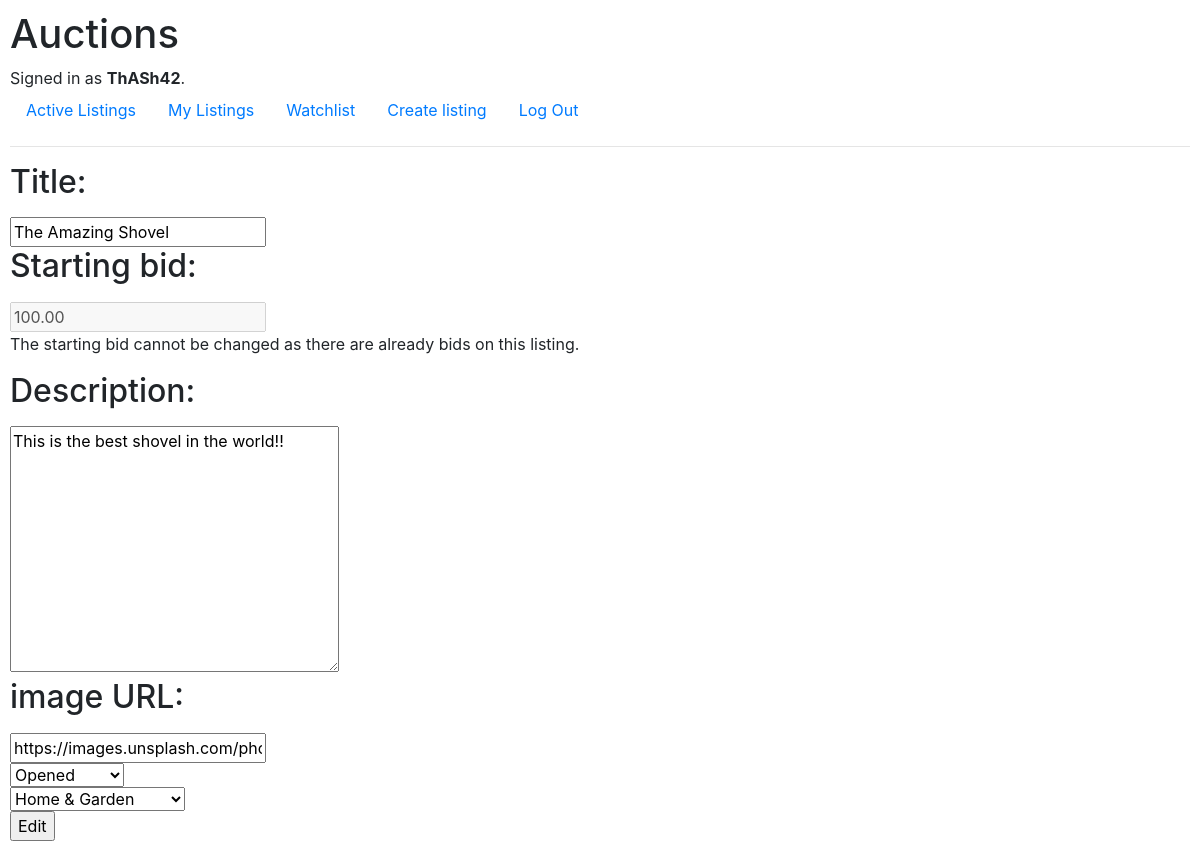
The page /1/listing_edit (signed in) on the database as committed earlier.
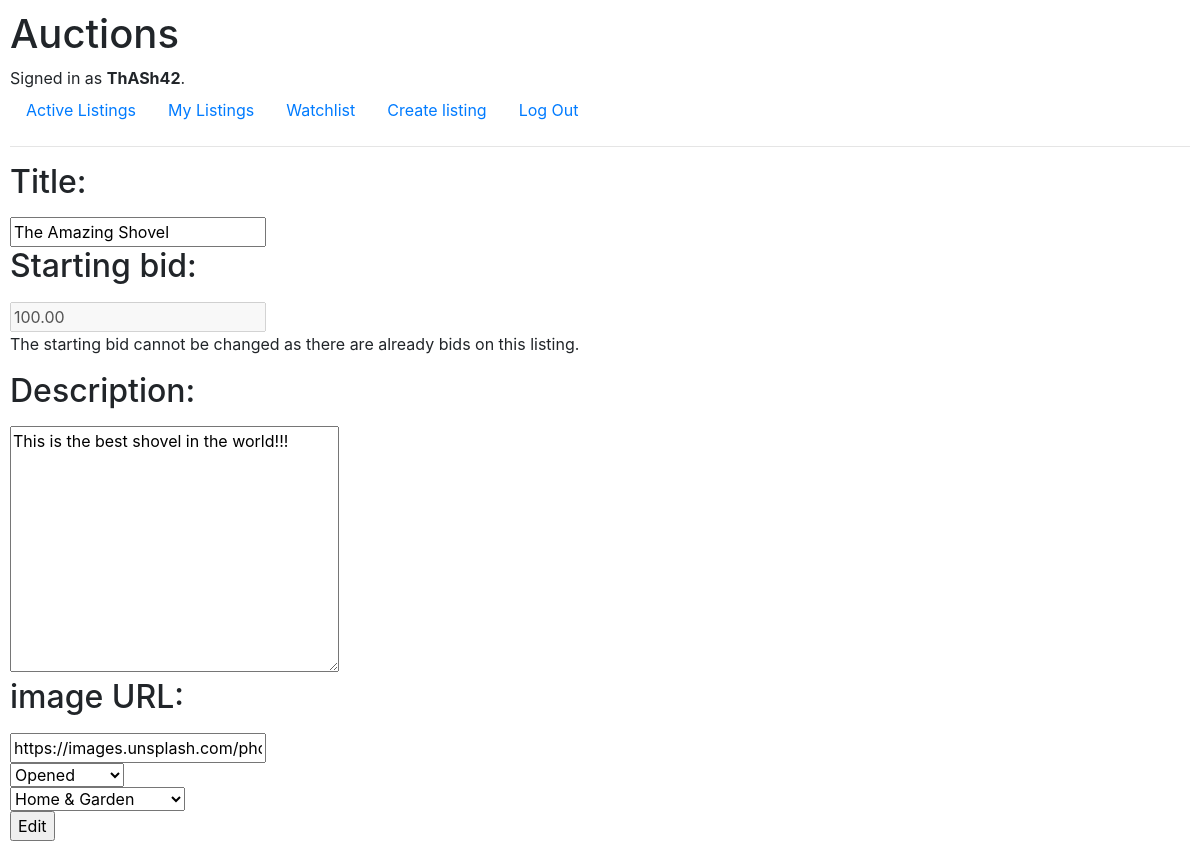
The same page on the database as committed later.
### auctions/models.py (models this page shows, shortened)
class Listing(models.Model):
    owner = models.ForeignKey(User, on_delete=models.CASCADE, related_name="owner")
    title = models.CharField(max_length=64)
    description = models.TextField()
    start_bid = models.DecimalField(max_digits=20, decimal_places=2)
    image = models.URLField(max_length=256)
    bids = models.ManyToManyField(Bid, blank=True, related_name="bids")
    time = models.OneToOneField(Time, on_delete=models.SET_NULL, null=True)
    condition = models.CharField(
        max_length=16, null=True, choices=CONDITION_CHOICES
    )
    category = models.CharField(
        max_length=32, default=None, null=True, blank=True, choices=CATEGORY_CHOICES
    )
    active_status = models.CharField(
        max_length=16, default="active", choices=STATUS_CHOICES
    )
    watchlist = models.ManyToManyField(User, blank=True, related_name="watching_users")
    comments = models.ManyToManyField(Comment, blank=True, related_name="comments")
    winner = models.OneToOneField(
        User, on_delete=models.SET_NULL, blank=True, null=True, default=None
    )

### auctions/views.py (the view, shortened to what this page needs)
# urls.py: path("<int:listing_id>/listing_edit", views.listing_edit, name="listing_edit"),
@login_required
def listing_edit(request, listing_id):
    listing = Listing.objects.get(pk=listing_id)
    if listing.owner != request.user:
        return HttpResponse("You are not authorized to edit this listing.")
    if request.method == "GET":
        return render(request, "auctions/listing_edit.html", {
            "conditions": CONDITION_CHOICES,
            "categories": CATEGORY_CHOICES,
            "listing": listing,
        })

### auctions/templates/auctions/listing_edit.html
{% extends 'auctions/layout.html' %}
{% block body %}
    <form action="{% url 'listing_edit' listing.id %}" method="POST">
        {% include "auctions/listing_input.html" %}
        <input type="submit" value="Edit">
    </form>
{% endblock body %}

### auctions/templates/auctions/listing_input.html (shortened to what this page needs)
<div>
    <h2><label for="listing-input-title">Title:</label></h2>
    <input name="title" value="{{ listing.title }}" id="listing-input-title" type="text" placeholder="Title" autocomplete="off" required>
</div>
<div>
    <h2><label for="listing-input-bid">Starting bid:</label></h2>
    {% if not listing.bids.exists %}
        <input name="start-bid" value="{{ listing.start_bid }}" id="listing-input-bid" type="text" placeholder="Starting bid" autocomplete="off" required>
    {% else %}
        <input name="start-bid" value="{{ listing.start_bid }}" id="listing-input-bid" type="text" placeholder="Starting bid" autocomplete="off" required disabled>
        <p>The starting bid cannot be changed as there are already bids on this listing.</p>
    {% endif %}
</div>
<div>
    <h2><label for="listing-input-description">Description:</label></h2>
    <textarea name="description" value="" id="listing-input-description" cols="30" rows="10" placeholder="Description" required>{{ listing.description }}</textarea>
</div>
<div>
    <h2><label for="listing-input-image">image URL:</label></h2>
    <input name="image-url" value="{{ listing.image }}" id="listing-input-image" type="url" placeholder="image URL" autocomplete="off">
</div>
<div>
    <select name="condition">
        {% for condition_value, condition_text in conditions %}
            {% if condition_value == listing.condition %}
                <option value="{{ condition_value }}" selected>{{ condition_text }}</option>
            {% else %}
                <option value="{{ condition_value }}">{{ condition_text }}</option>
            {% endif %}
        {% endfor %}
    </select>
</div>
<div>
    <select name="category">
        {% for category_value, category_text in categories %}
            {% if category_value == listing.category %}
                <option value="{{ category_value }}" selected>{{ category_text }}</option>
            {% else %}
                <option value="{{ category_value }}">{{ category_text }}</option>
            {% endif %}
        {% endfor %}
    </select>
</div>

Rows that differ between the two databases and show on the page:
changed Listing "The Amazing Shovel": description "This is the best shovel in the world!!" → "This is the best shovel in the world!!!"
